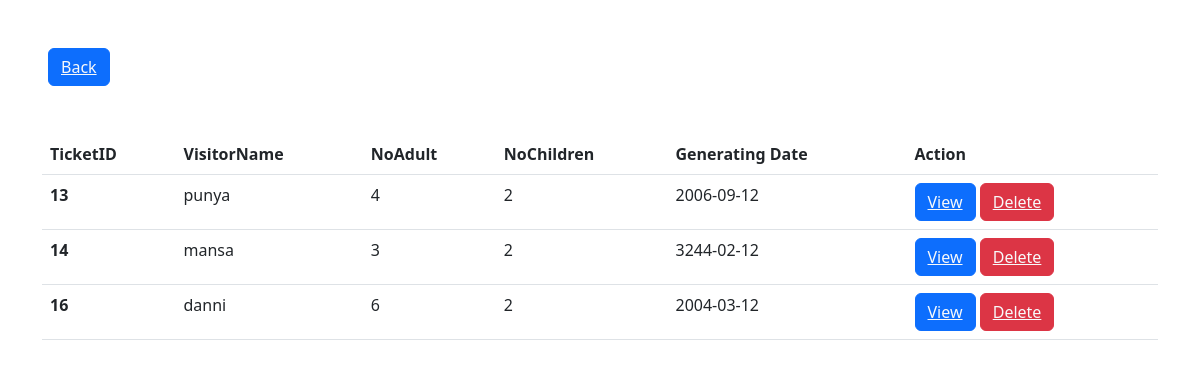
Screenshot of /Display3.php with the database file from the repository.
### tables this page shows
CREATE TABLE `tcktforeign` (
  `id` int(10) NOT NULL,
  `TicketID` int(10) NOT NULL,
  `VisitorName` varchar(50) NOT NULL,
  `NoAdult` int(10) NOT NULL,
  `NoChildren` int(10) NOT NULL,
  `Adultprice` int(20) NOT NULL,
  `Childrenprice` int(20) NOT NULL,
  `PostingDate` date NOT NULL
);

### Display3.php (the view, shortened to what this page needs)
<?php
include 'connect.php';
?>
<!DOCTYPE html>
<html>
<head>
    <link rel="stylesheet" href="https://cdn.jsdelivr.net/npm/bootstrap@5.2.3/dist/css/bootstrap.rtl.min.css">
</head>
<body>
<button class="btn btn-primary m-lg-5"><a href="logout1.php"class="text-light">Back</a></button>
    <div class="container">
    <table class="table">
  <thead>
    <tr>
      <th scope="col">TicketID</th>
      <th scope="col">VisitorName</th>
      <th scope="col">NoAdult </th>
      <th scope="col">NoChildren</th>
      <th scope="col">Generating Date</th>
      <th scope="col">Action</th>
    </tr>
  </thead>
  <tbody>
  <?php
$sql = "Select * from tcktforeign";
$result = mysqli_query($con, $sql);
if($result)
{
    while ($row = mysqli_fetch_assoc($result))
    {
      $TicketID = $row['TicketID'];
      $VisitorName = $row['VisitorName'];
      $NoAdult = $row['NoAdult'];
      $NoChildren = $row['NoChildren'];
      $PostingDate = $row['PostingDate'];
      echo ' <tr>
      <th scope="row">' .   $TicketID . '</th>
      <td>' . $VisitorName. '</td>
      <td>' . $NoAdult . '</td>
      <td>' . $NoChildren . '</td>
      <td>' . $PostingDate . '</td>
      <td>
      <button class="btn btn-primary"><a href="View1.php? viewid='.$TicketID.'" class="text-light">View</a></button>
    <button class="btn btn-danger"><a href="delete2.php? deleteid='.$TicketID.'" class="text-light">Delete</a></button>
      </td>
      </tr>';
    }
}
?>
  </tbody>
</table>
</div>
</body>
</html>

### rows the page displays
tcktforeign: TicketID "13", VisitorName "punya", NoAdult "4", NoChildren "2", PostingDate "2006-09-12"
tcktforeign: TicketID "14", VisitorName "mansa", NoAdult "3", NoChildren "2", PostingDate "3244-02-12"
tcktforeign: TicketID "16", VisitorName "danni", NoAdult "6", NoChildren "2", PostingDate "2004-03-12"
